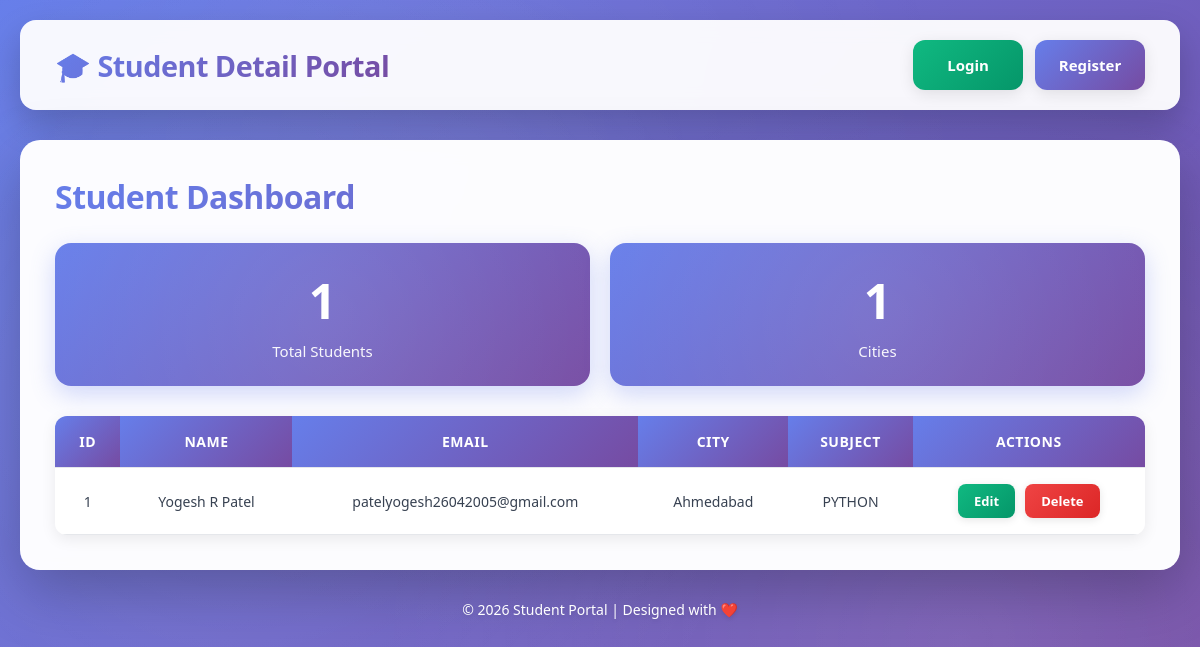
/, run on an earlier commit of the app's database.
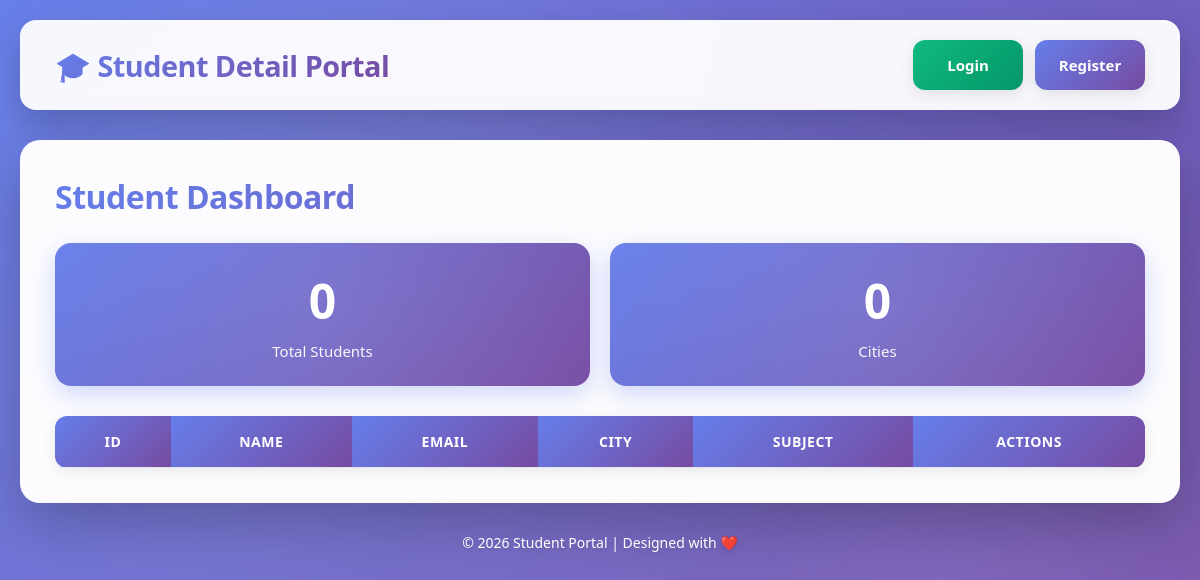
And on a later commit of the database.
### testapp/models.py (models this page shows)
class Student(models.Model):
    name=models.CharField(max_length=30)
    email=models.EmailField(unique=True,max_length=50)
    password=models.CharField(max_length=30)
    city=models.CharField(max_length=30)
    subject=models.CharField(max_length=30)

### testapp/views.py (the view)
# urls.py: 2. Add a URL to urlpatterns:  path('', views.home, name='home')
def home(request):
    sall=Student.objects.all()
    total_students=sall.count()
    total_cities=sall.values("city").distinct().count()
    context={
        "sall":sall,
        "total_students":total_students,
        "total_cities":total_cities,
    }
    return render(request,"testapp/index.html",context)

### testapp/templates/testapp/index.html (shortened to what this page needs)
<!DOCTYPE html>
<html lang="en">
<head>
</head>
<body>
<header>
    <h1>🎓 Student Detail Portal</h1>
    <div class="auth-buttons">
        <a href="{%url 'login'%}" class="login-btn">Login</a>
        <a href="{%url 'register'%}" class="register-btn">Register</a>
    </div>
</header>
<main>
    <div class="card">
        <h2>Student Dashboard</h2>
        <div class="stats">
            <div class="stat-item">
                <h3 id="totalStudents">{{total_students}}</h3>
                <p>Total Students</p>
            </div>
            <div class="stat-item">
                <h3 id="totalCities">{{total_cities}}</h3>
                <p>Cities</p>
            </div>
        </div>
        <div class="table-container">
            <table>
                <thead>
                    <tr>
                        <th>ID</th>
                        <th>Name</th>
                        <th>Email</th>
                        <th>City</th>
                        <th>Subject</th>
                        <th>Actions</th>
                    </tr>
                </thead>
                <tbody id="studentTable">
                    {%for student in sall%}
                    <tr>
                        <td>{{forloop.counter}}</td>
                        <td>{{student.name}}</td>
                        <td>{{student.email}}</td>
                        <td>{{student.city}}</td>
                        <td>{{student.subject}}</td>
                        <td>
                            <div class="action-btns">
                                <a href="{%url 'edit'%}" class="edit-btn">Edit</a>
                                <a href="{%url 'delete'%}" class="delete-btn">Delete</a>
                            </div>
                        </td>
                    </tr>
                    {%endfor%}
                </tbody>
            </table>
        </div>
    </div>
</main>
<footer>
    © 2026 Student Portal | Designed with ❤️
</footer>
</body>
</html>

What changed in the data, as far as the page shows it:
removed Student: name "Yogesh R Patel", email "patelyogesh26042005@gmail.com", city "Ahmedabad", subject "PYTHON"
Also different on the page:
{{ total_students }}: "1" → "0"
{{ total_cities }}: "1" → "0"
